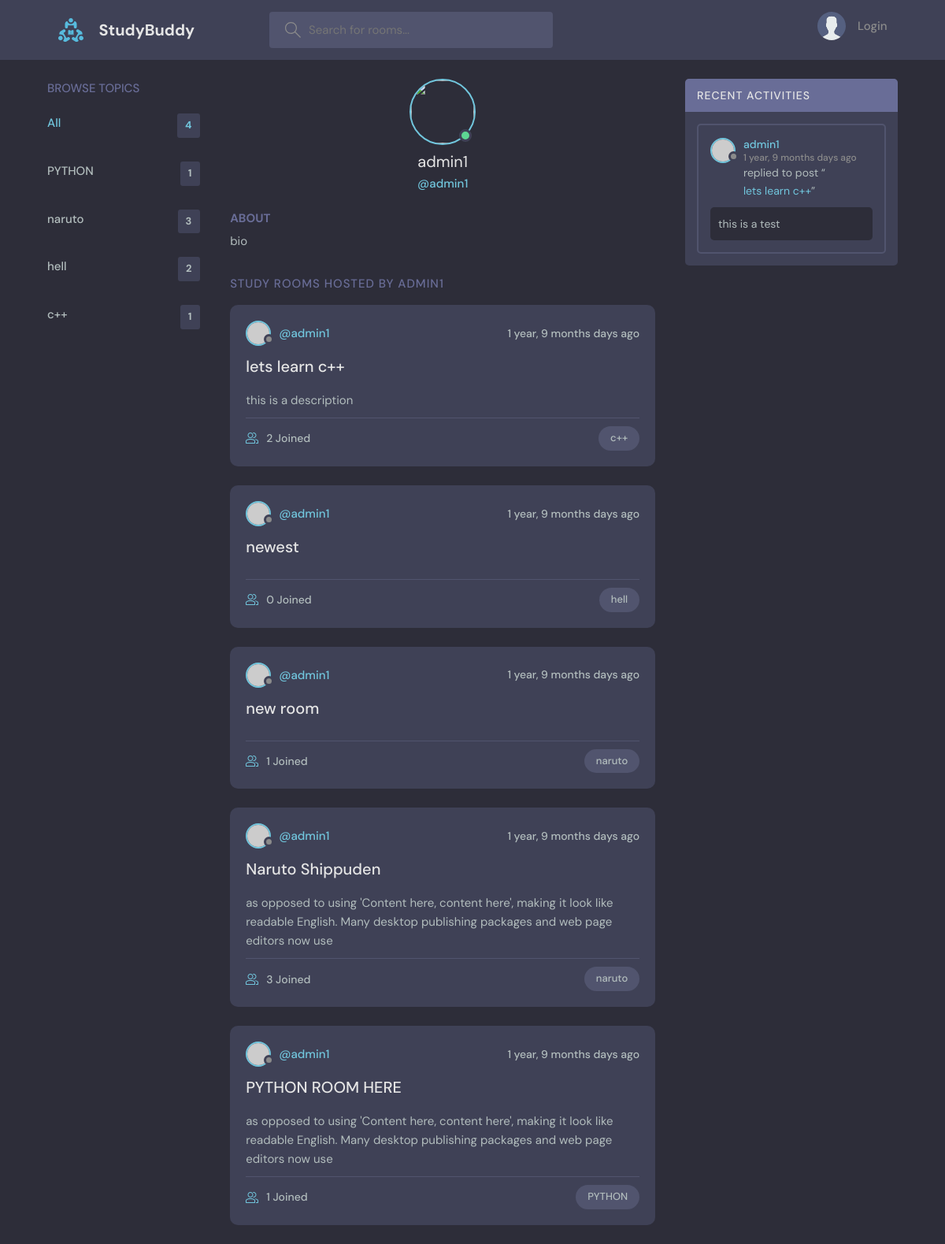
Page /profile/1/ on the committed database.
### base/models.py (models this page shows, shortened)
class Topic(models.Model):
    name = models.CharField(max_length=200)

class Room(models.Model):
    host = models.ForeignKey(User, on_delete = models.SET_NULL, null=True )
    topic = models.ForeignKey(Topic, on_delete=models.SET_NULL ,null=True)#IF WE BRING TOPIC DOWN WRAP TOPIC IN A STRING "TOPIC"
    name = models.CharField(max_length=200)
    description = models.TextField(null = True , blank=True)
    participants = models.ManyToManyField(User , related_name="participants" , blank = True)
    updated = models.DateTimeField(auto_now=True)
    created = models.DateTimeField(auto_now_add=True)
    class Meta:
        ordering = ['-created', '-updated']
    def __str__(self):
        return self.name

class Message(models.Model):
    user = models.ForeignKey(User, on_delete=models.CASCADE)
    room = models.ForeignKey(Room, on_delete=models.CASCADE) #SET_NULL to save the messages of the room\
    body = models.TextField()
    updated = models.DateTimeField(auto_now=True)
    created = models.DateTimeField(auto_now_add=True)
    profile_pic = models.ImageField(blank=True , null=True)
    class Meta:
        ordering = ['-updated', '-created']

### base/views.py (the view)
# urls.py: path('profile/<str:pk>/', views.userProfile , name='profile'),
def userProfile(request , pk):
    user = User.objects.get(id = pk)
    form = UserForm(instance=user)
    rooms = user.room_set.all()
    room_messages = user.message_set.all()
    topics = Topic.objects.all()
    context = {"user" : user , "rooms" : rooms , 'room_messages' : room_messages , 'topics': topics , 'form' : form}
    return render(request,'base/profile.html' , context)

### base/froms.py
class UserForm(ModelForm):
    class Meta:
        model = Message
        fields = ['user', 'profile_pic']

### base/templates/base/profile.html (shortened to what this page needs)
{% extends 'main.html' %}
{% block content %}
  <main class="profile-page layout layout--3">
    <div class="container">
      {% include 'base/topics_component.html'%}
      <div class="roomList">
        <div class="profile">
          <div class="profile__avatar">
            <div class="avatar avatar--large active">
              <img src="{{request.user.profile_pic.url}}" >
            </div>
          </div>
          <div class="profile__info">
            <h3>{{user.username}}</h3>
            <p>@{{user.username}}</p>
          </div>
          <div class="profile__about">
            <h3>About</h3>
            <p>
              bio
            </p>
          </div>
        </div>
        <div class="roomList__header">
          <div>
            <h2>Study Rooms Hosted by {{user.username}}</a>
            </h2>
          </div>
        </div>
        {% include 'base/feed_component.html' %}
      </div>
      {% include 'base/activity_component.html' %}
    </div>
  </main>
{% endblock %}

### base/templates/base/topics_component.html (shortened to what this page needs)
<div class="topics">
    <div class="topics__header">
      <h2>Browse Topics</h2>
    </div>
    <ul class="topics__list">
      <li>
        <a href="{% url 'home' %}" class="active">All <span>{{topics.count}}</span></a>
      </li>
      {% for topic in topics %}
      <li>
        <a href="{% url 'home' %}?q={{topic.name}}">{{topic.name}}<span>{{topic.room_set.all.count}}</span></a>
      </li>
      {% endfor %}
    </ul>
  </div>

### base/templates/base/feed_component.html (shortened to what this page needs)
{% for room in rooms %}
<div class="roomListRoom">
    <div class="roomListRoom__header">
      <div class="roomListRoom__author">
        <div class="avatar avatar--small">
          <img src="https://randomuser.me/api/portraits/women/11.jpg" />
        </div>
        <a href = "{% url 'profile' room.host.id %}">
        <span>@{{room.host.username}}</span>
        </a>
      </div>
      <div class="roomListRoom__actions">
        <span>{{room.created | timesince}} days ago</span>
      </div>
    </div>
    <div class="roomListRoom__content">
      <a href="{% url 'room' room.id %}">{{room.name}}</a>
      <p>
        {{room.description | slice:":150"}}
      </p>
    </div>
    <div class="roomListRoom__meta">
      <a href="{% url 'room' room.id %} " class="roomListRoom__joined">
        {{room.participants.all.count}} Joined
      </a>
      <p class="roomListRoom__topic">{{room.topic.name}}</p>
    </div>
  </div>
{% endfor %}

### base/templates/base/activity_component.html (shortened to what this page needs)
<div class="activities">
    <div class="activities__header">
      <h2>Recent Activities</h2>
    </div>
    {% for message in room_messages %}
    <div class="activities__box">
      <div class="activities__boxHeader roomListRoom__header">
        <a href="{% url 'profile' message.user.id%}" class="roomListRoom__author">
          <div class="avatar avatar--small">
            <img src="https://randomuser.me/api/portraits/women/11.jpg" />
          </div>
          <p>
            {{message.user.username}}
            <span>{{message.created | timesince}} days ago</span>
          </p>
        </a>
      </div>
      <div class="activities__boxContent">
        <p>replied to post “<a href="{% url 'room' message.room.id %}">{{message.room}}</a>”</p>
        <div class="activities__boxRoomContent">
          {{message.body}}
        </div>
      </div>
    </div>
    {% endfor %}
  </div>

### rows in the picture
Topic: name "PYTHON", room_set.all.count "1"
Topic: name "naruto", room_set.all.count "3"
Topic: name "hell", room_set.all.count "2"
Topic: name "c++", room_set.all.count "1"
Room: host.username "admin1", created "1 year, 9 months", name "lets learn c++", description "this is a description", participants.all.count "2", topic.name "c++"
Room: host.username "admin1", created "1 year, 9 months", name "newest", participants.all.count "0", topic.name "hell"
Room: host.username "admin1", created "1 year, 9 months", name "new room", participants.all.count "1", topic.name "naruto"
Room: host.username "admin1", created "1 year, 9 months", name "Naruto Shippuden", description "as opposed to using 'Content here, content here', making it look like readable English. Many desktop publishing packages and web page editors now use", participants.all.count "3", topic.name "naruto"
Room: host.username "admin1", created "1 year, 9 months", name "PYTHON ROOM HERE", description "as opposed to using 'Content here, content here', making it look like readable English. Many desktop publishing packages and web page editors now use", participants.all.count "1", topic.name "PYTHON"
Message: user.username "admin1", created "1 year, 9 months", room "lets learn c++", body "this is a test"

### other values in the picture
{{ topics.count }} "4"
{{ user.username }} "admin1"
{{ user.username }} "ADMIN1"
